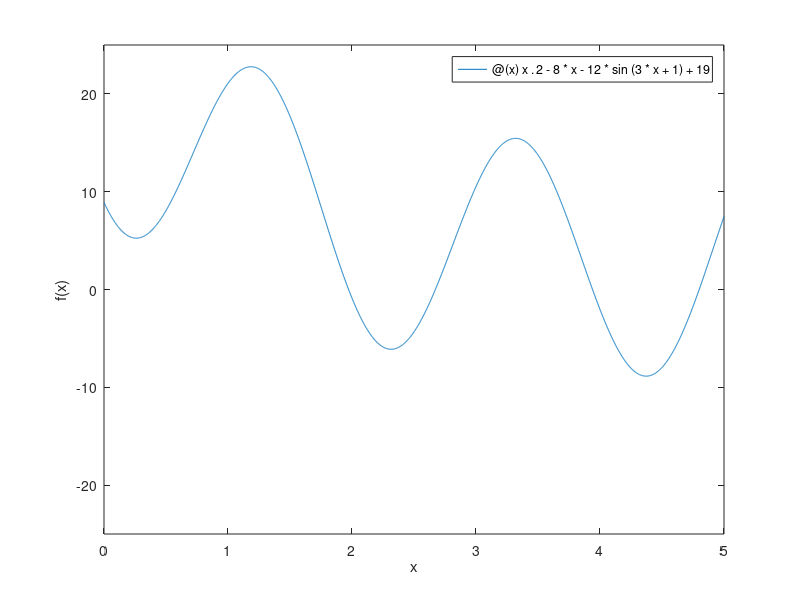

Here is the MATLAB script that generated this plot: (Note: this script raises an error after producing the figure.)
%% 1a - plotta f(x)

f = @(x) x.^2 - 8*x - 12*sin(3*x + 1) + 19;

figure(1);
fplot(f, [0, 5]);
ylim([-25, 25]);

xlabel('x');
ylabel('f(x)');

%% 1b - Fixpunktiteration
format long; 

x0_values = [1.97, 2.67, 3.9, 4.8, 6.2, 6.65];
tau = 1e-10;

for i = 1:length(x0_values)
    xit = fixpunkt(x0_values(i), tau);
    
    % Skriv ut de sista tio värdena på |xn+1 - xn| för den första roten
    if i == 1
        fprintf('De sista tio värdena på |xn+1 - xn|:\n');
        disp(abs(diff(xit(end-9:end))));
    end
    
    % Skriv ut nollstället och antalet iterationer utanför funktionen
    fprintf('För startgissning x0 = %f:\n', x0_values(i));
    if isempty(xit)
        fprintf('Nollstället kunde inte hittas.\n');
    else
        fprintf('Hittades nollstället %.20f med %d iterationer.\n', xit(end), length(xit));
    end
    
    % Skriv ut iterationer, approximationer och differenser för första roten
    if i == 1
        fprintf('Utskrift av iterationer, approximationer och differenser för första roten:\n');
        for j = 1:length(xit)
            fprintf('%4d      %12.8f   %12.8e\n', j, xit(j), abs(xit(j) - xit(max(1, j-1))));
        end
    end
    
    fprintf('--------------------------------------------\n');
end

%% 1c - Newton
format long;

x0_values = [1.97, 2.67, 3.9, 4.8, 6.2, 6.65];
tau = 1e-10;

for i = 1:length(x0_values)

    if i == 1
        fprintf('De sista tio värdena på |xn+1 - xn|:\n');
        disp(abs(diff(xit)));
    end

    xit = newton(x0_values(i), tau);
    
    fprintf('För startgissning x0 = %f:\n', x0_values(i));
    
    if isempty(xit)
        fprintf('Nollstället kunde inte hittas.\n');
    else
        fprintf('Hittades nollstället %f med antalet iterationer %d.\n', xit(end), length(xit));
    end
    
    fprintf('--------------------------------------------\n');
end


%% 1d - konvergensplottar
format long;

% Val av startgissning
x0 = 1.97;
tau = 1e-10;

% Referenslösning med Newtons metod
start_xref = newton(x0, 1e-15);
xref = start_xref(end);

xit_fixpunkt = fixpunkt(x0, tau);
xit_newton = newton(x0, tau);

% Subtrahera xref från båda vektorerna
diffs_newton = abs(xit_newton - xref);
diffs_fixpunkt = abs(xit_fixpunkt - xref);

% Plotta differenserna för både Newtons metod och fixpunktiteration
figure;
semilogy(1:length(diffs_newton), abs(diffs_newton), 'o-', 'DisplayName', 'Newton');
hold on;
semilogy(1:length(diffs_fixpunkt), abs(diffs_fixpunkt), 'x-', 'DisplayName', 'Fixpunkt');
xlabel('Iteration n');
ylabel('|xn - xref|');
title('Felet efter varje iteration för Newtons metod och fixpunktiteration');
legend('Location', 'Best');
grid on;

% Plotta konvergensordningen för både Newtons metod och fixpunktiteration
figure;
loglog(1:length(diffs_newton)-1, abs(diffs_newton(2:end)./diffs_newton(1:end-1)), 'o-', 'DisplayName', 'Newton');
hold on;
loglog(1:length(diffs_fixpunkt)-1, abs(diffs_fixpunkt(2:end)./diffs_fixpunkt(1:end-1)), 'x-', 'DisplayName', 'Fixpunkt');
xlabel('Iteration n');
ylabel('Konvergensordning');
title('Konvergensordning för Newtons metod och Fixpunktiteration');
legend('Location', 'Best');
grid on;
function xit = fixpunkt(x0, tau)
    g = @(x) 1/19 * (x^2 + 11*x - 12*sin(3*x+1)) + 1; 
    
    xold = x0;           
    diff = 1;           
    iter = 0;
    maxiter = 200;
    
    while diff > tau
        iter = iter + 1;           
        x = g(xold);               
        diff = abs(x - xold);      
        xold = x;                  
        
        xit(iter) = x;  
    end
    
    if iter == maxiter
        warning('Maximala antalet iterationer har uppnåtts%f.', xold);
        xit = []; 
    end
end

function xit = newton(x0, tau)
    f = @(x) x.^2 - 8*x - 12*sin(3*x + 1) + 19;
    df = @(x) 2*x - 8 - 36*cos(3*x+1);

    xold = x0;           
    diff = 1;           
    iter = 0;
    maxiter = 200;
        
    while diff > tau && iter < maxiter
        iter = iter + 1;           
        x = xold - (f(xold)/df(xold));               
        diff = abs(x - xold);  
        xold = x;                  
        
        xit(iter) = x;  
        
        %fprintf('%4d      %12.8f   %12.8e\n', iter, x, diff); %För att
        %visa att antalet korrkta siffror dubblas i varje iteration
    end
    
    fprintf('\n');
    
    if iter == maxiter
        warning('Maximala antalet iterationer har uppnåtts %f.', xold);
        xit = []; 
    end
end

